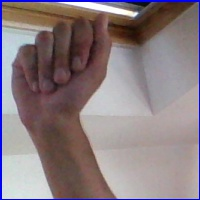
#> input picture alphabet_dataset/asl_alphabet_train/asl_alphabet_train/A/A1067.jpg, 200 x 200 px, given in place of A, which was not available
$ python load_images.py
#> lines starting #> are read from the running program, lines starting #| are printed output that depends on the picture; pictures that were not available may be replaced by others from this repository, and a replacement may not be noted

import os
import numpy as np
import pandas as pd
import cv2

# Paths to the training and testing datasets
train_dir = '/content/drive/MyDrive/1 COMP 542/Project/full dataset/asl_alphabet_train'

# Image dimensions
img_size = 64

# Initialize lists to store images and labels
images = []
labels = []

# Load training images
for label in os.listdir(train_dir):
    label_path = os.path.join(train_dir, label)
    if os.path.isdir(label_path):
      counter = 0
      for img_file in os.listdir(label_path):
          img_path = os.path.join(label_path, img_file)
          # Read, resize, and normalize imageS
          img = cv2.imread(img_path)
#> img is the input picture: shape (200, 200, 3); mean B, G, R 128.9, 124.7, 138.4
          if img is None:
              continue
          img = cv2.resize(img, (img_size, img_size))
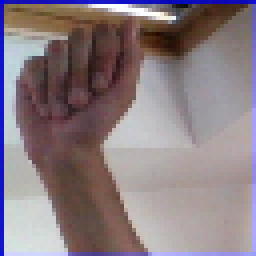
#> img: shape (64, 64, 3) (shown 4 times larger); mean B, G, R 129.7, 124.6, 138.3
          img = cv2.cvtColor(img, cv2.COLOR_BGR2RGB) / 255.0  # Normalize
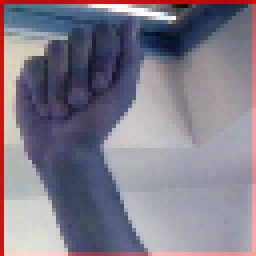
#> img: shape (64, 64, 3) float64 (shown 4 times larger); mean B, G, R 0.542, 0.489, 0.509
          images.append(img)
          labels.append(label)
      print('finished', label)

# Convert lists to numpy arrays
images = np.array(images)
labels = np.array(labels)
np.save('/content/drive/MyDrive/1 COMP 542/Project/aslConverter/images.npy', images)
np.save('/content/drive/MyDrive/1 COMP 542/Project/aslConverter/labels.npy', labels)

$ run again, on alphabet_dataset/asl_alphabet_train/asl_alphabet_train/B/B1419.jpg
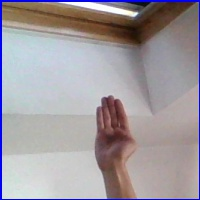
#> input picture alphabet_dataset/asl_alphabet_train/asl_alphabet_train/B/B1419.jpg, 200 x 200 px, given in place of A, which was not available
#> img is the input picture: shape (200, 200, 3); mean B, G, R 159.4, 154.4, 161
#> `img = cv2.resize(img, (img_size, img_size))`:
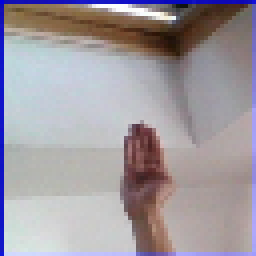
#> img: shape (64, 64, 3) (shown 4 times larger); mean B, G, R 160.3, 154.3, 161
#> `img = cv2.cvtColor(img, cv2.COLOR_BGR2RGB) / 255.0`:
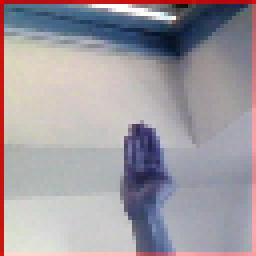
#> img: shape (64, 64, 3) float64 (shown 4 times larger); mean B, G, R 0.631, 0.605, 0.629

$ run again, on alphabet_dataset/asl_alphabet_train/asl_alphabet_train/B/B1821.jpg
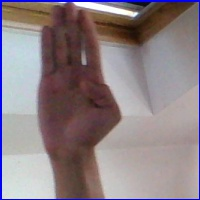
#> input picture alphabet_dataset/asl_alphabet_train/asl_alphabet_train/B/B1821.jpg, 200 x 200 px, given in place of A, which was not available
#> img is the input picture: shape (200, 200, 3); mean B, G, R 132.7, 128, 140.6
#> `img = cv2.resize(img, (img_size, img_size))`:
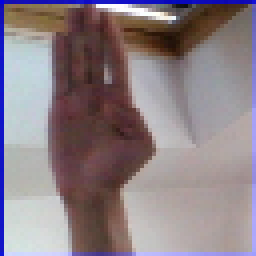
#> img: shape (64, 64, 3) (shown 4 times larger); mean B, G, R 133.6, 127.9, 140.5
#> `img = cv2.cvtColor(img, cv2.COLOR_BGR2RGB) / 255.0`:
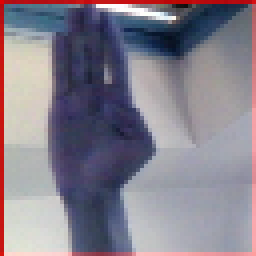
#> img: shape (64, 64, 3) float64 (shown 4 times larger); mean B, G, R 0.551, 0.502, 0.524

$ run again, on alphabet_dataset/asl_alphabet_train/asl_alphabet_train/C/C1002.jpg
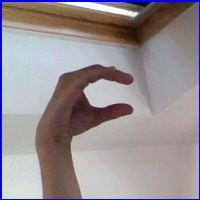
#> input picture alphabet_dataset/asl_alphabet_train/asl_alphabet_train/C/C1002.jpg, 200 x 200 px, given in place of A, which was not available
#> img is the input picture: shape (200, 200, 3); mean B, G, R 147.5, 143.2, 151.8
#> `img = cv2.resize(img, (img_size, img_size))`:
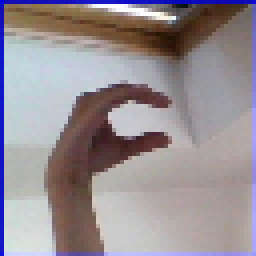
#> img: shape (64, 64, 3) (shown 4 times larger); mean B, G, R 148.4, 143.1, 151.7
#> `img = cv2.cvtColor(img, cv2.COLOR_BGR2RGB) / 255.0`:
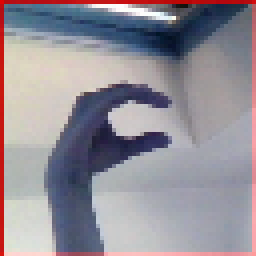
#> img: shape (64, 64, 3) float64 (shown 4 times larger); mean B, G, R 0.595, 0.561, 0.582
